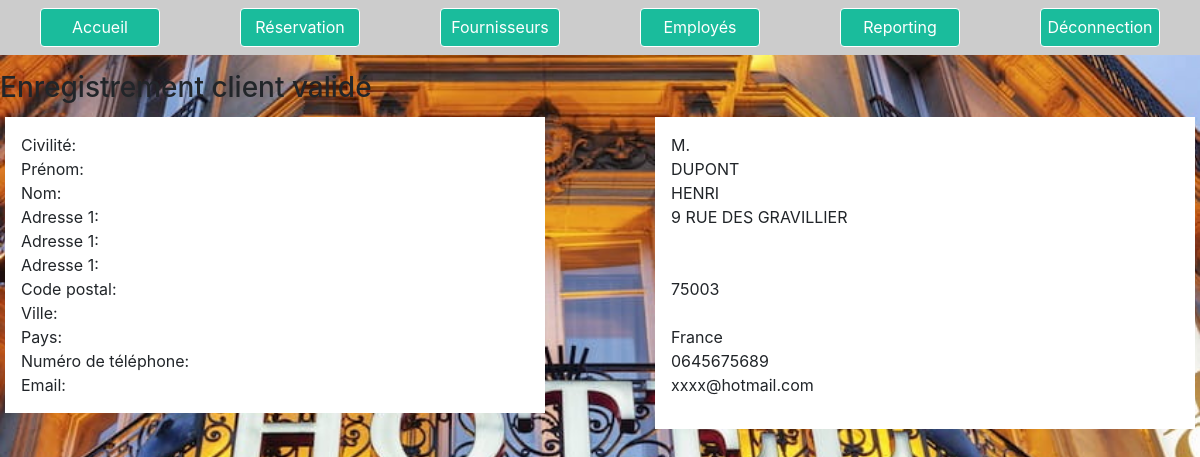
Page /resultatclient.php?cust_id=1 (signed in) on the committed database.
### tables this page shows
CREATE TABLE `neil_customer` (
  `cust_id` int(11) NOT NULL,
  `cust_gender_id` int(11) NOT NULL,
  `cust_first_name` varchar(20) NOT NULL,
  `cust_last_name` varchar(20) NOT NULL,
  `cust_address1` varchar(40) NOT NULL,
  `cust_address2` varchar(40) DEFAULT NULL,
  `cust_address3` varchar(40) DEFAULT NULL,
  `cust_zipcode` varchar(20) NOT NULL,
  `cust_city_name` varchar(20) NOT NULL,
  `cust_country_id` int(11) NOT NULL,
  `cust_phone_num` varchar(20) NOT NULL,
  `cust_email` varchar(30) DEFAULT NULL
);

CREATE TABLE `neil_gender` (
  `gender_id` int(11) NOT NULL,
  `gender_name` varchar(20) NOT NULL
);

CREATE TABLE `neil_country` (
  `country_id` int(11) NOT NULL,
  `iso` char(2) NOT NULL,
  `name_country` varchar(80) NOT NULL,
  `phonecode` int(5) NOT NULL
);

### resultatclient.php (the view, shortened to what this page needs)
<!DOCTYPE html>
<html>
<html lang="fr">
    <head>
        <link href="css/style.css" rel="stylesheet">
        <link rel="stylesheet" href="https://cdn.jsdelivr.net/npm/bootstrap@4.6.2/dist/css/bootstrap.min.css">
    </head>
    <body>
        <ul class="menu">
            <li>
                <a href="index.php">Accueil</a>
            </li>
            <li>
                <a href="clientreservation.php">Réservation</a>
            </li>
            <li>
                <a href="fournisseurs.php">Fournisseurs</a>
            </li>
            <li>
                <a href="employes.php">Employés</a>
            </li>
            <li>
	            <a href="reporting.php">Reporting</a>
            </li>
            <li>
	            <a href="logout.php">Déconnection</a>
            </li>
        </ul>
        <div class="titre"><h3>Enregistrement client validé</h3></div>
        <div class="employe">
            <?php
                $vcust_id = $_GET['cust_id'];
                $sql=mysqli_query($conn,"SELECT gender_name, cust_first_name, cust_last_name, cust_address1, cust_address2, cust_address3,cust_zipcode,cust_city_name,name_country, cust_phone_num, cust_email FROM neil_customer,neil_gender,neil_country WHERE cust_id= '$vcust_id' AND neil_customer.cust_gender_id = neil_gender.gender_id AND neil_customer.cust_country_id = neil_country.country_id;");
                $row=mysqli_fetch_assoc($sql);
            ?>
            <div id="left">
                Civilité:<BR>
                Prénom:<BR>
                Nom:<BR>
                Adresse 1:<BR>
                Adresse 1:<BR>
                Adresse 1:<BR>
                Code postal:<BR>
                Ville:<BR>
                Pays:<BR>
                Numéro de téléphone:<BR>
                Email:<BR>
            </div>
            <div id="right">
                <p>
                    <?=$row["gender_name"] ?><BR>
        		    <?=$row["cust_first_name"] ?><BR>
        		    <?=$row["cust_last_name"] ?><BR>
        		    <?=$row["cust_address1"] ?><BR>
        		    <?=$row["cust_address2"] ?><BR>
        		    <?=$row["cust_address3"] ?><BR>
        		    <?=$row["cust_zipcode"] ?><BR>
        		    <?=$row["cust_city_name"] ?><BR>
        		    <?=$row["name_country"] ?><BR>
        		    <?=$row["cust_phone_num"] ?><BR>
        		    <?=$row["cust_email"] ?><BR>
                </p>
    		</div>
        </div>
    </body>
</html>

### css/style.css (style rules this page uses)
html, body { height: 100%; width: 100%; margin: 0; padding: 0; }
body { background-image: url('../images/hotel.jpg'); background-repeat: no-repeat; background-size: 100%; font-family: Verdana, "Times New Roman", sans-serif; }
.menu { display: flex; padding:0; background-color: #ccc; justify-content: space-around; }
.menu li { list-style-type: none ; }
.menu a { display:block; min-width: 120px; margin: 0.5rem; padding: 0.4rem 0; text-align: center; background-color: #1ABC9C; color: #fff; text-decoration: none; border: 1px solid #fff; border-radius: 4px; transition: all 1s ; }
#left, #right { width: 45%; margin:5px; padding: 1em; background: white; }
#left { float:left; }
#right { float:right; }

### rows in the picture
neil_customer: neil_gender.gender_name "M.", cust_first_name "DUPONT", cust_last_name "HENRI", cust_address1 "9 RUE DES GRAVILLIER", cust_zipcode "75003", neil_country.name_country "France", cust_phone_num "0645675689", cust_email "xxxx@hotmail.com"
